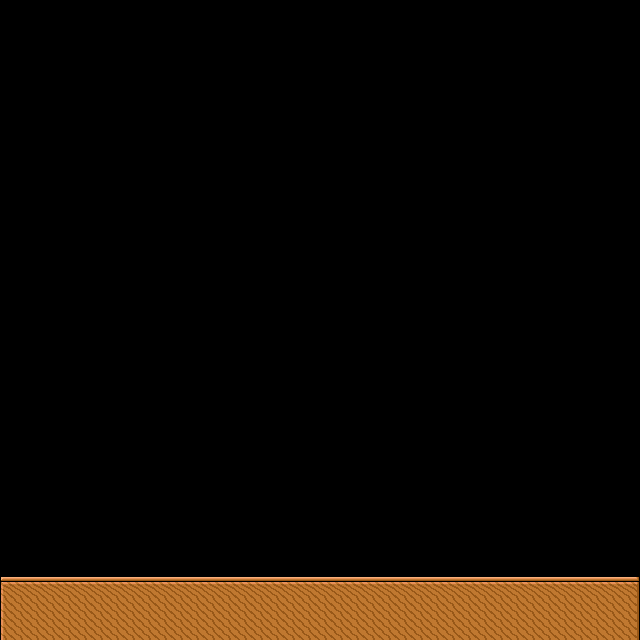

This is a level from a 2D game, rendered from its Tiled map with the project's own tilesets. A one-line summary and the complete map file follow:
An orthogonal 40x40 tile map with 16x16 px tiles, 1 tile layer (圖塊層 1).

<map version="1.10" tiledversion="1.10.2" orientation="orthogonal" renderorder="right-down" width="40" height="40" tilewidth="16" tileheight="16" infinite="0" nextlayerid="2" nextobjectid="1">
 <tileset firstgid="1" name="tileset" tilewidth="16" tileheight="16" tilecount="1204" columns="43">
  <image source="../effects_UI_tiles/tileset.png" width="688" height="450" />
 </tileset>
 <layer id="1" name="圖塊層 1" width="40" height="40">
  <data encoding="csv">
0,0,0,0,0,0,0,0,0,0,0,0,0,0,0,0,0,0,0,0,0,0,0,0,0,0,0,0,0,0,0,0,0,0,0,0,0,0,0,0,
0,0,0,0,0,0,0,0,0,0,0,0,0,0,0,0,0,0,0,0,0,0,0,0,0,0,0,0,0,0,0,0,0,0,0,0,0,0,0,0,
0,0,0,0,0,0,0,0,0,0,0,0,0,0,0,0,0,0,0,0,0,0,0,0,0,0,0,0,0,0,0,0,0,0,0,0,0,0,0,0,
0,0,0,0,0,0,0,0,0,0,0,0,0,0,0,0,0,0,0,0,0,0,0,0,0,0,0,0,0,0,0,0,0,0,0,0,0,0,0,0,
0,0,0,0,0,0,0,0,0,0,0,0,0,0,0,0,0,0,0,0,0,0,0,0,0,0,0,0,0,0,0,0,0,0,0,0,0,0,0,0,
0,0,0,0,0,0,0,0,0,0,0,0,0,0,0,0,0,0,0,0,0,0,0,0,0,0,0,0,0,0,0,0,0,0,0,0,0,0,0,0,
0,0,0,0,0,0,0,0,0,0,0,0,0,0,0,0,0,0,0,0,0,0,0,0,0,0,0,0,0,0,0,0,0,0,0,0,0,0,0,0,
0,0,0,0,0,0,0,0,0,0,0,0,0,0,0,0,0,0,0,0,0,0,0,0,0,0,0,0,0,0,0,0,0,0,0,0,0,0,0,0,
0,0,0,0,0,0,0,0,0,0,0,0,0,0,0,0,0,0,0,0,0,0,0,0,0,0,0,0,0,0,0,0,0,0,0,0,0,0,0,0,
0,0,0,0,0,0,0,0,0,0,0,0,0,0,0,0,0,0,0,0,0,0,0,0,0,0,0,0,0,0,0,0,0,0,0,0,0,0,0,0,
0,0,0,0,0,0,0,0,0,0,0,0,0,0,0,0,0,0,0,0,0,0,0,0,0,0,0,0,0,0,0,0,0,0,0,0,0,0,0,0,
0,0,0,0,0,0,0,0,0,0,0,0,0,0,0,0,0,0,0,0,0,0,0,0,0,0,0,0,0,0,0,0,0,0,0,0,0,0,0,0,
0,0,0,0,0,0,0,0,0,0,0,0,0,0,0,0,0,0,0,0,0,0,0,0,0,0,0,0,0,0,0,0,0,0,0,0,0,0,0,0,
0,0,0,0,0,0,0,0,0,0,0,0,0,0,0,0,0,0,0,0,0,0,0,0,0,0,0,0,0,0,0,0,0,0,0,0,0,0,0,0,
0,0,0,0,0,0,0,0,0,0,0,0,0,0,0,0,0,0,0,0,0,0,0,0,0,0,0,0,0,0,0,0,0,0,0,0,0,0,0,0,
0,0,0,0,0,0,0,0,0,0,0,0,0,0,0,0,0,0,0,0,0,0,0,0,0,0,0,0,0,0,0,0,0,0,0,0,0,0,0,0,
0,0,0,0,0,0,0,0,0,0,0,0,0,0,0,0,0,0,0,0,0,0,0,0,0,0,0,0,0,0,0,0,0,0,0,0,0,0,0,0,
0,0,0,0,0,0,0,0,0,0,0,0,0,0,0,0,0,0,0,0,0,0,0,0,0,0,0,0,0,0,0,0,0,0,0,0,0,0,0,0,
0,0,0,0,0,0,0,0,0,0,0,0,0,0,0,0,0,0,0,0,0,0,0,0,0,0,0,0,0,0,0,0,0,0,0,0,0,0,0,0,
0,0,0,0,0,0,0,0,0,0,0,0,0,0,0,0,0,0,0,0,0,0,0,0,0,0,0,0,0,0,0,0,0,0,0,0,0,0,0,0,
0,0,0,0,0,0,0,0,0,0,0,0,0,0,0,0,0,0,0,0,0,0,0,0,0,0,0,0,0,0,0,0,0,0,0,0,0,0,0,0,
0,0,0,0,0,0,0,0,0,0,0,0,0,0,0,0,0,0,0,0,0,0,0,0,0,0,0,0,0,0,0,0,0,0,0,0,0,0,0,0,
0,0,0,0,0,0,0,0,0,0,0,0,0,0,0,0,0,0,0,0,0,0,0,0,0,0,0,0,0,0,0,0,0,0,0,0,0,0,0,0,
0,0,0,0,0,0,0,0,0,0,0,0,0,0,0,0,0,0,0,0,0,0,0,0,0,0,0,0,0,0,0,0,0,0,0,0,0,0,0,0,
0,0,0,0,0,0,0,0,0,0,0,0,0,0,0,0,0,0,0,0,0,0,0,0,0,0,0,0,0,0,0,0,0,0,0,0,0,0,0,0,
0,0,0,0,0,0,0,0,0,0,0,0,0,0,0,0,0,0,0,0,0,0,0,0,0,0,0,0,0,0,0,0,0,0,0,0,0,0,0,0,
0,0,0,0,0,0,0,0,0,0,0,0,0,0,0,0,0,0,0,0,0,0,0,0,0,0,0,0,0,0,0,0,0,0,0,0,0,0,0,0,
0,0,0,0,0,0,0,0,0,0,0,0,0,0,0,0,0,0,0,0,0,0,0,0,0,0,0,0,0,0,0,0,0,0,0,0,0,0,0,0,
0,0,0,0,0,0,0,0,0,0,0,0,0,0,0,0,0,0,0,0,0,0,0,0,0,0,0,0,0,0,0,0,0,0,0,0,0,0,0,0,
0,0,0,0,0,0,0,0,0,0,0,0,0,0,0,0,0,0,0,0,0,0,0,0,0,0,0,0,0,0,0,0,0,0,0,0,0,0,0,0,
0,0,0,0,0,0,0,0,0,0,0,0,0,0,0,0,0,0,0,0,0,0,0,0,0,0,0,0,0,0,0,0,0,0,0,0,0,0,0,0,
0,0,0,0,0,0,0,0,0,0,0,0,0,0,0,0,0,0,0,0,0,0,0,0,0,0,0,0,0,0,0,0,0,0,0,0,0,0,0,0,
0,0,0,0,0,0,0,0,0,0,0,0,0,0,0,0,0,0,0,0,0,0,0,0,0,0,0,0,0,0,0,0,0,0,0,0,0,0,0,0,
0,0,0,0,0,0,0,0,0,0,0,0,0,0,0,0,0,0,0,0,0,0,0,0,0,0,0,0,0,0,0,0,0,0,0,0,0,0,0,0,
0,0,0,0,0,0,0,0,0,0,0,0,0,0,0,0,0,0,0,0,0,0,0,0,0,0,0,0,0,0,0,0,0,0,0,0,0,0,0,0,
0,0,0,0,0,0,0,0,0,0,0,0,0,0,0,0,0,0,0,0,0,0,0,0,0,0,0,0,0,0,0,0,0,0,0,0,0,0,0,0,
275,276,276,276,276,276,276,276,276,276,276,276,276,276,276,276,276,276,276,276,276,276,276,276,276,276,276,276,276,276,276,276,276,276,276,276,276,276,276,277,
318,319,319,319,319,319,319,319,319,319,319,319,319,319,319,319,319,319,319,319,319,319,319,319,319,319,319,319,319,319,319,319,319,319,319,319,319,319,319,320,
318,319,319,319,319,319,319,319,319,319,319,319,319,319,319,319,319,319,319,319,319,319,319,319,319,319,319,319,319,319,319,319,319,319,319,319,319,319,319,320,
318,319,319,319,319,319,319,319,319,319,319,319,319,319,319,319,319,319,319,319,319,319,319,319,319,319,319,319,319,319,319,319,319,319,319,319,319,319,319,320
</data>
 </layer>
</map>
